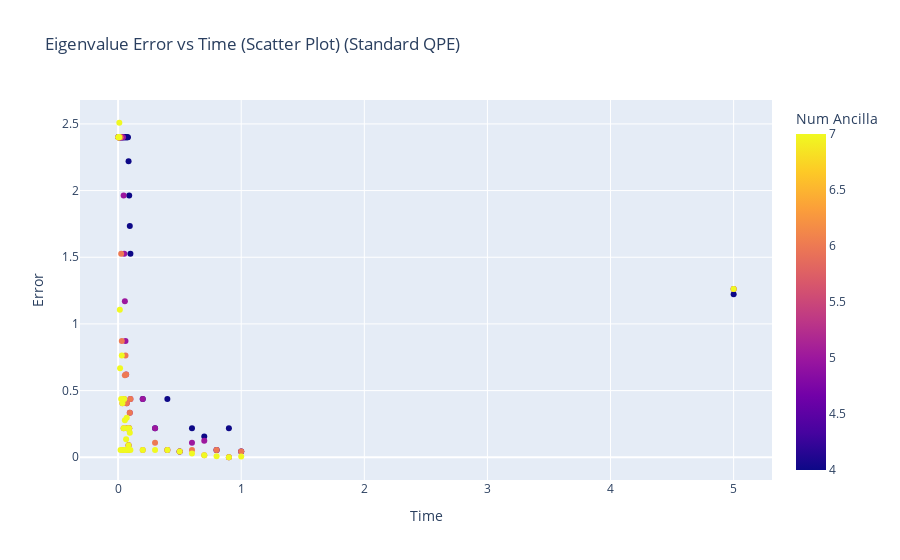

Source (notebook cell):
### Code cell
error_vs_time_fig = plot_error_vs_time(df=standard_df, title_suffix="(Standard QPE)")

### Figure 1 — Plotly figure (JSON) as saved in the notebook; plotly's stock layout.template omitted (floating-point values rounded to 4 significant figures; data arrays with more than 128 entries replaced by an {"elided": "..."} marker saying what was removed)
{"data": [{"hovertemplate": "Time=%{x}<br>Error=%{y}<br>Num Ancilla=%{marker.color}<extra></extra>", "legendgroup": "", "marker": {"color": {"elided": "136 int values"}, "coloraxis": "coloraxis", "symbol": "circle"}, "mode": "markers", "name": "", "orientation": "v", "showlegend": false, "type": "scatter", "x": {"elided": "136 float values"}, "xaxis": "x", "y": {"elided": "136 float values"}, "yaxis": "y"}], "layout": {"coloraxis": {"colorbar": {"title": {"text": "Num Ancilla"}}, "colorscale": [[0, "#0d0887"], [0.1111, "#46039f"], [0.2222, "#7201a8"], [0.3333, "#9c179e"], [0.4444, "#bd3786"], [0.5556, "#d8576b"], [0.6667, "#ed7953"], [0.7778, "#fb9f3a"], [0.8889, "#fdca26"], [1, "#f0f921"]]}, "legend": {"tracegroupgap": 0}, "title": {"text": "Eigenvalue Error vs Time (Scatter Plot) (Standard QPE)"}, "xaxis": {"anchor": "y", "domain": [0, 1], "title": {"text": "Time"}}, "yaxis": {"anchor": "x", "domain": [0, 1], "title": {"text": "Error"}}}}
